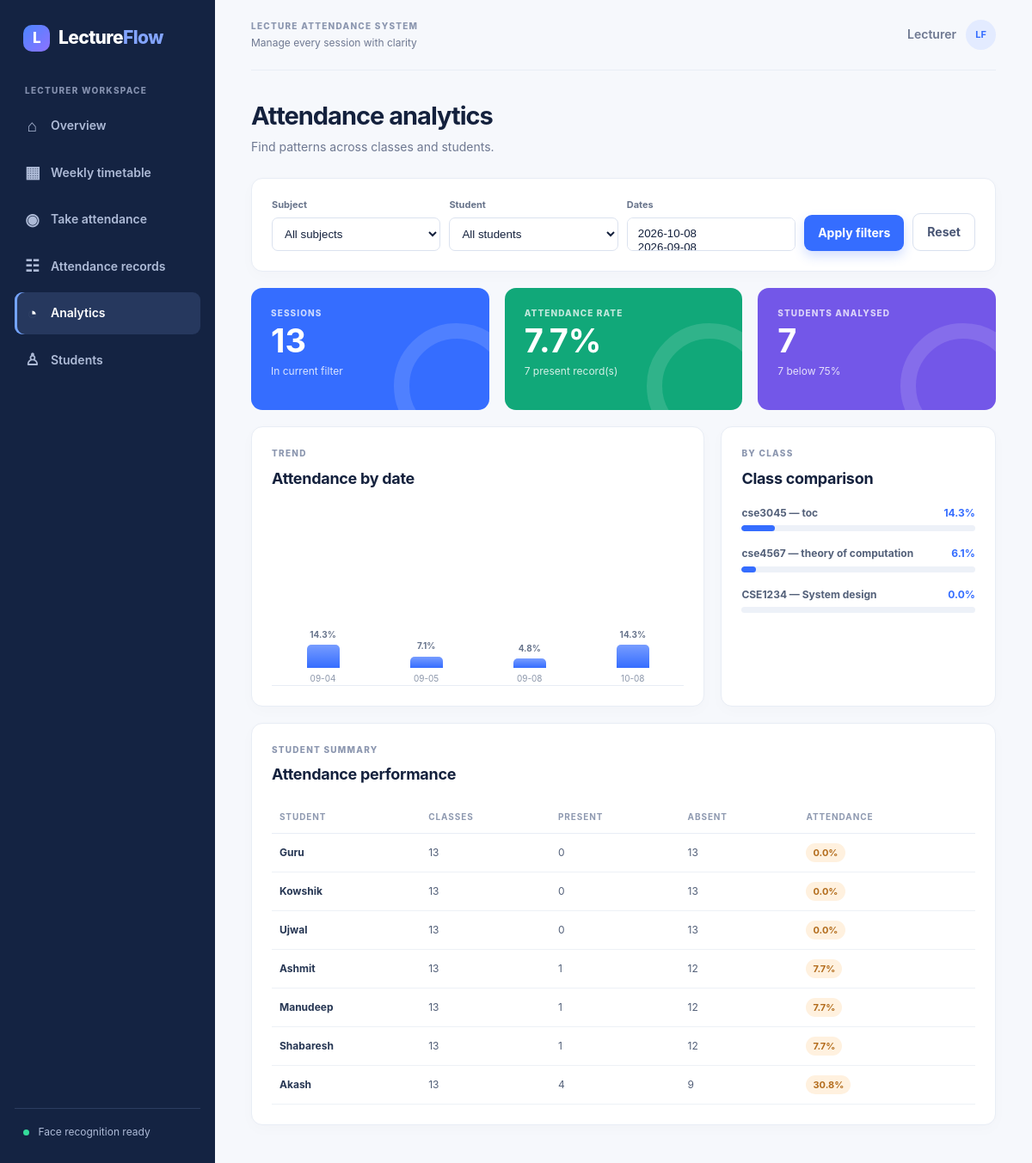
The app's page /analytics with its own data.
### tables this page shows
CREATE TABLE attendance_records (
    record_id INTEGER PRIMARY KEY AUTOINCREMENT,
    session_id INTEGER NOT NULL,
    student_name TEXT NOT NULL,
    status TEXT NOT NULL CHECK(status IN ('Present', 'Absent')),
    first_confirmed_seconds REAL,
    similarity REAL,
    FOREIGN KEY(session_id) REFERENCES attendance_sessions(session_id),
    UNIQUE(session_id, student_name)
);

### app.py (the view)
@app.route("/analytics")
def analytics():
    rows = database.analytics_records(DB_PATH)
    subjects = sorted({row[3] for row in rows if row[3]})
    students = sorted({row[4] for row in rows if row[4]})
    dates = sorted({row[1] for row in rows if row[1]}, reverse=True)
    subject, student, selected_dates = request.args.get("subject", ""), request.args.get("student", ""), request.args.getlist("date")
    filtered = [row for row in rows if (not subject or row[3] == subject) and (not student or row[4] == student) and (not selected_dates or row[1] in selected_dates)]
    student_data: dict[str, dict] = defaultdict(lambda: {"classes": 0, "present": 0})
    class_data: dict[str, dict] = defaultdict(lambda: {"present": 0, "total": 0})
    trend_data: dict[str, dict] = defaultdict(lambda: {"present": 0, "total": 0})
    for row in filtered:
        student_data[row[4]]["classes"] += 1
        student_data[row[4]]["present"] += row[5] == "Present"
        class_key = f"{row[2]} — {row[3]}"
        class_data[class_key]["total"] += 1
        class_data[class_key]["present"] += row[5] == "Present"
        trend_data[row[1]]["total"] += 1
        trend_data[row[1]]["present"] += row[5] == "Present"
    student_summary = sorted(({"name": name, **value, "rate": round(value["present"] / value["classes"] * 100, 1)} for name, value in student_data.items()), key=lambda item: item["rate"])
    class_summary = sorted(({"name": name, **value, "rate": round(value["present"] / value["total"] * 100, 1)} for name, value in class_data.items()), key=lambda item: item["rate"], reverse=True)
    trend = [{"date": name, "rate": round(value["present"] / value["total"] * 100, 1)} for name, value in sorted(trend_data.items())]
    return render_template("analytics.html", page="analytics", subjects=subjects, students=students, dates=dates, selected_subject=subject, selected_student=student, selected_dates=selected_dates, total=len(filtered), present=sum(row[5] == "Present" for row in filtered), sessions=len({row[0] for row in filtered}), student_summary=student_summary, class_summary=class_summary, trend=trend)

### app.py (called while the page is built)
@app.context_processor
def inject_navigation():
    return {"days": DAYS}

### database.py (called while the page is built)
@contextmanager
def connect(db_path: str | Path = DEFAULT_DB):
    path = Path(db_path)
    path.parent.mkdir(parents=True, exist_ok=True)
    connection = sqlite3.connect(path)
    try:
        connection.execute("PRAGMA foreign_keys = ON")
        connection.executescript(SCHEMA)
        yield connection
        connection.commit()
    finally:
        connection.close()

def analytics_records(db_path: str | Path = DEFAULT_DB):
    with connect(db_path) as connection:
        return connection.execute(
            "SELECT s.session_id, date(s.started_at) AS date, s.class_name, s.subject, "
            "r.student_name, r.status, r.similarity "
            "FROM attendance_sessions s JOIN attendance_records r ON r.session_id = s.session_id "
            "ORDER BY s.started_at, r.student_name"
        ).fetchall()

### templates/analytics.html (shortened to what this page needs)
{% extends 'base.html' %}{% block title %}Analytics · LectureFlow{% endblock %}{% block content %}
<section class="page-heading"><div><h1>Attendance analytics</h1><p>Find patterns across classes and students.</p></div></section>
{% if total or dates %}<form class="panel filter-panel" method="get"><label>Subject<select name="subject"><option value="">All subjects</option></select></label><label>Student<select name="student"><option value="">All students</option></select></label><label>Dates<select name="date" multiple size="1">{% for option in dates %}<option value="{{ option }}" {{ 'selected' if option in selected_dates }}></option>{% endfor %}</select></label><button class="button primary" type="submit">Apply filters</button><a class="button ghost" href="{{ url_for('analytics') }}">Reset</a></form>
<section class="metric-grid analytics-metrics"><article class="metric-card blue"><p>SESSIONS</p><strong>{{ sessions }}</strong><span>In current filter</span></article><article class="metric-card green"><p>ATTENDANCE RATE</p><strong>{{ '%.1f'|format(present / total * 100) if total else '0.0' }}%</strong><span>{{ present }} present record(s)</span></article><article class="metric-card violet"><p>STUDENTS ANALYSED</p><strong>{{ student_summary|length }}</strong><span>{{ student_summary|selectattr('rate', 'lt', 75)|list|length }} below 75%</span></article></section>
<section class="split-grid"><article class="panel"><div class="panel-heading"><div><p class="eyebrow">TREND</p><h2>Attendance by date</h2></div></div>{% if trend %}<div class="bar-chart">{% for point in trend %}<div class="chart-column"><div class="bar-value">{{ point.rate }}%</div><div class="chart-bar" style="height: {{ [point.rate, 6]|max }}%"></div><small>{{ point.date[5:] }}</small></div>{% endfor %}</div>{% else %}<div class="empty-state compact"><p>No data matches these filters.</p></div>{% endif %}</article><article class="panel"><div class="panel-heading"><div><p class="eyebrow">BY CLASS</p><h2>Class comparison</h2></div></div><div class="progress-list">{% for item in class_summary %}<div><span><strong>{{ item.name }}</strong><b>{{ item.rate }}%</b></span><div class="progress"><i style="width: {{ item.rate }}%"></i></div></div>{% else %}<p class="muted">No class data for this filter.</p>{% endfor %}</div></article></section>
<section class="panel"><div class="panel-heading"><div><p class="eyebrow">STUDENT SUMMARY</p><h2>Attendance performance</h2></div></div><div class="table-wrap"><table><thead><tr><th>STUDENT</th><th>CLASSES</th><th>PRESENT</th><th>ABSENT</th><th>ATTENDANCE</th></tr></thead><tbody>{% for item in student_summary %}<tr><td><strong>{{ item.name }}</strong></td><td>{{ item.classes }}</td><td>{{ item.present }}</td><td>{{ item.classes - item.present }}</td><td><span class="rate {{ 'low' if item.rate < 75 }}">{{ item.rate }}%</span></td></tr>{% else %}<tr><td colspan="5" class="muted">No records match the selected filters.</td></tr>{% endfor %}</tbody></table></div></section>{% else %}<section class="empty-state large"><span>◔</span><h2>Analytics will appear here</h2><p>Complete an attendance session to start seeing insights.</p></section>{% endif %}
{% endblock %}

### static/css/app.css (style rules this page uses)
:root { --ink:#14213d;--muted:#6e7891;--line:#e8edf5;--paper:#fff;--ground:#f6f8fc;--blue:#356dff;--violet:#7357e8;--green:#11a879;--amber:#f39a32;--red:#de4b63;--navy:#142342 }
* { box-sizing:border-box }
body { margin:0;background:var(--ground);color:var(--ink);font:14px/1.45 Inter,Segoe UI,Arial,sans-serif }
.side-label,.eyebrow { font-size:10px;letter-spacing:1.25px;font-weight:800;color:#8b96af;margin:0 0 9px }
.page-heading { display:flex;align-items:flex-end;justify-content:space-between;gap:15px;margin-bottom:26px }
.page-heading h1 { font-size:29px;letter-spacing:-1px;margin:0 0 5px }
.page-heading p { color:var(--muted);margin:0 }
.button { border:0;border-radius:9px;padding:11px 16px;font:inherit;font-weight:750;text-decoration:none;cursor:pointer;display:inline-flex;align-items:center;justify-content:center;gap:9px }
.button.primary { background:var(--blue);color:#fff;box-shadow:0 6px 13px #356dff38 }
.button.ghost { background:#fff;border:1px solid #d9e1ef;color:#495675 }
.metric-grid { display:grid;grid-template-columns:repeat(3,1fr);gap:18px;margin-bottom:19px }
.metric-card { position:relative;overflow:hidden;padding:22px 23px;border-radius:13px;color:white;min-height:142px;background:var(--blue) }
.metric-card:after { content:"";width:110px;height:110px;border:18px solid #ffffff21;border-radius:50%;position:absolute;right:-35px;bottom:-45px }
.metric-card.violet { background:var(--violet) }
.metric-card.green { background:var(--green) }
.metric-card p { font-size:10px;letter-spacing:1.1px;font-weight:800;margin:0;color:#ffffffbd }
.metric-card strong { font-size:38px;line-height:1.3;display:block }
.metric-card span { font-size:12px;color:#ffffffd1 }
.split-grid { display:grid;grid-template-columns:1.65fr 1fr;gap:19px;margin-bottom:19px }
.panel { background:var(--paper);border:1px solid var(--line);border-radius:13px;padding:23px;box-shadow:0 5px 18px #14213d05 }
.panel-heading { display:flex;align-items:flex-start;justify-content:space-between;gap:12px;margin-bottom:18px }
.panel-heading h2,.panel h2 { font-size:18px;margin:0;letter-spacing:-.3px }
.type-pill,.status,.rate { font-size:11px;font-weight:750;padding:4px 8px;border-radius:20px;background:#f1f4f9;color:#66708a;margin-left:auto }
.table-wrap { overflow:auto }
table { width:100%;border-collapse:collapse }
th { text-align:left;font-size:10px;letter-spacing:.9px;color:#8e99b0;padding:11px 9px;border-bottom:1px solid var(--line) }
td { padding:13px 9px;color:#536079;border-bottom:1px solid #edf1f6;font-size:12px }
td strong { color:#263653 }
label { display:grid;gap:6px;font-size:11px;font-weight:750;color:#68748b }
input,select { border:1px solid #dbe2ef;border-radius:7px;padding:10px;background:#fff;color:var(--ink);font:13px inherit;min-width:0 }
.filter-panel { display:flex;align-items:end;gap:10px;margin-bottom:19px }
.filter-panel label { flex:1 }
.filter-panel select[multiple] { height:39px }
.analytics-metrics { margin-bottom:19px }
.bar-chart { height:210px;border-bottom:1px solid var(--line);display:flex;align-items:end;gap:13px;padding:20px 6px 0 }
.chart-column { height:100%;flex:1;min-width:34px;display:flex;flex-direction:column;justify-content:end;align-items:center;gap:5px }
.chart-bar { width:min(38px,80%);background:linear-gradient(#789dff,#356dff);border-radius:5px 5px 0 0;min-height:5px }
.bar-value { font-size:10px;color:#66738b;font-weight:bold }
.chart-column small { font-size:10px;color:#8b96aa }
.progress-list { display:grid;gap:17px }
.progress-list span { display:flex;justify-content:space-between;font-size:12px;color:#536079 }
.progress-list b { color:var(--blue) }
.progress { height:7px;margin-top:6px;border-radius:9px;background:#edf1f8;overflow:hidden }
.progress i { display:block;height:100%;background:var(--blue);border-radius:9px }
.rate { background:#e8faf3;color:#16815d }
.rate.low { background:#fff1df;color:#b36c1c }

### records on screen
attendance_records: name "Guru", classes "13", present "0", rate "0.0"
attendance_records: name "Kowshik", classes "13", present "0", rate "0.0"
attendance_records: name "Ujwal", classes "13", present "0", rate "0.0"
attendance_records: name "Ashmit", classes "13", present "1", classes "12", rate "7.7"
attendance_records: name "Manudeep", classes "13", present "1", classes "12", rate "7.7"
attendance_records: name "Shabaresh", classes "13", present "1", classes "12", rate "7.7"
attendance_records: name "Akash", classes "13", present "4", classes "9", rate "30.8"

### other values on screen
{{ today_label|default('Manage every session with clarity') }} "Manage every session with clarity"
{{ sessions }} "13"
{{ '%.1f'|format(present / total * 100) if total else '0.0' }} "7.7"
{{ present }} "7"
{{ student_summary|length }} "7"
{{ student_summary|selectattr('rate', 'lt', 75)|list|length }} "7"
{{ point.rate }} "14.3" "7.1" "4.8" "14.3"
{{ point.date[5:] }} "09-04" "09-05" "09-08" "10-08"
{{ item.name }} "cse3045 — toc" "cse4567 — theory of computation" "CSE1234 — System design"
{{ item.rate }} "14.3" "6.1" "0.0"
